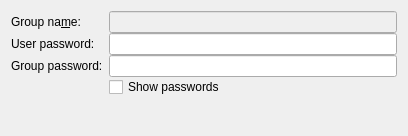
<?xml version="1.0" encoding="UTF-8"?>
<ui version="4.0">
 <class>OpenswanAuth</class>
 <widget class="QWidget" name="OpenswanAuth">
  <property name="geometry">
   <rect>
    <x>0</x>
    <y>0</y>
    <width>408</width>
    <height>136</height>
   </rect>
  </property>
  <layout class="QFormLayout" name="formLayout">
   <property name="verticalSpacing">
    <number>0</number>
   </property>
   <item row="0" column="0">
    <widget class="QLabel" name="groupNameLabel">
     <property name="text">
      <string>Group na&amp;me:</string>
     </property>
     <property name="wordWrap">
      <bool>false</bool>
     </property>
     <property name="buddy">
      <cstring>leGroupName</cstring>
     </property>
    </widget>
   </item>
   <item row="0" column="1">
    <widget class="QLineEdit" name="leGroupName">
     <property name="enabled">
      <bool>false</bool>
     </property>
    </widget>
   </item>
   <item row="1" column="0">
    <widget class="QLabel" name="userPasswordLabel">
     <property name="text">
      <string>User password:</string>
     </property>
     <property name="wordWrap">
      <bool>false</bool>
     </property>
     <property name="buddy">
      <cstring>leUserPassword</cstring>
     </property>
    </widget>
   </item>
   <item row="1" column="1">
    <widget class="QLineEdit" name="leUserPassword">
     <property name="echoMode">
      <enum>QLineEdit::Password</enum>
     </property>
    </widget>
   </item>
   <item row="2" column="0">
    <widget class="QLabel" name="groupPasswordLabel">
     <property name="text">
      <string>Group password:</string>
     </property>
     <property name="wordWrap">
      <bool>false</bool>
     </property>
     <property name="buddy">
      <cstring>leGroupPassword</cstring>
     </property>
    </widget>
   </item>
   <item row="2" column="1">
    <widget class="QLineEdit" name="leGroupPassword">
     <property name="echoMode">
      <enum>QLineEdit::Password</enum>
     </property>
    </widget>
   </item>
   <item row="3" column="1">
    <widget class="QCheckBox" name="cbShowPasswords">
     <property name="text">
      <string>Show passwords</string>
     </property>
     <property name="checked">
      <bool>false</bool>
     </property>
    </widget>
   </item>
  </layout>
 </widget>
 <resources/>
 <connections/>
</ui>
